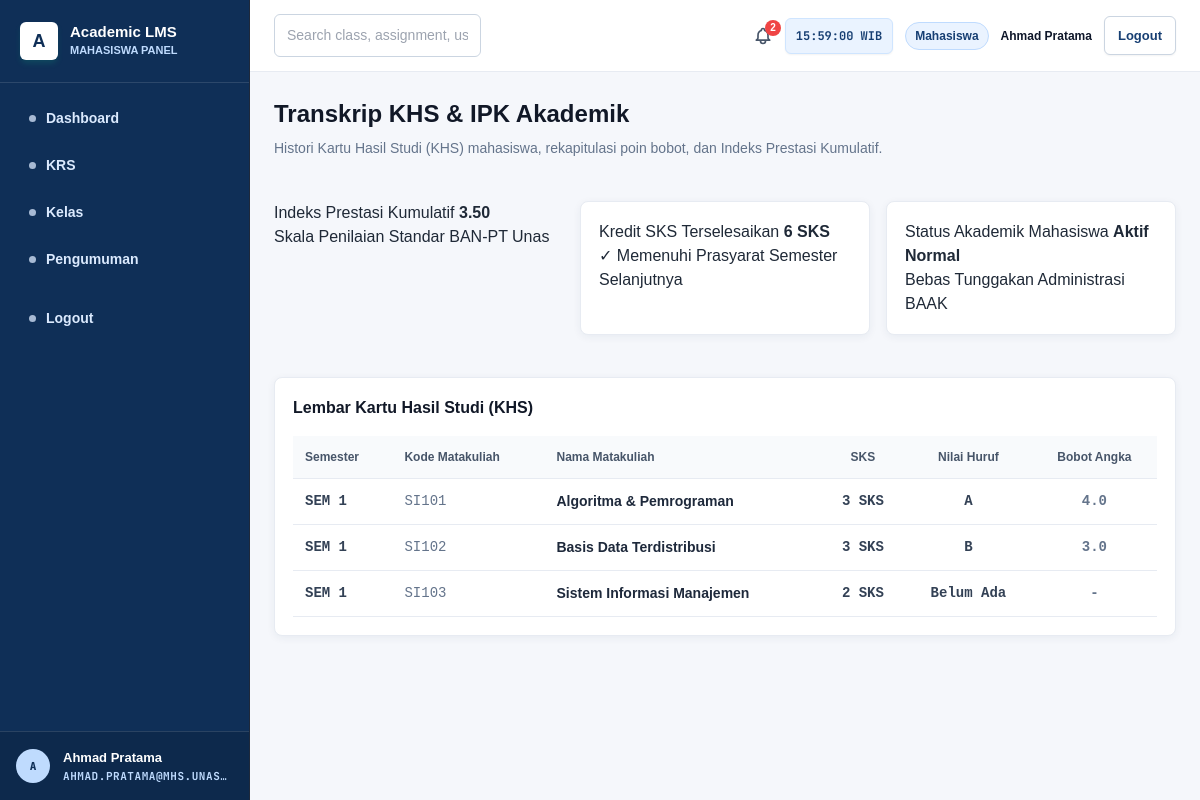
Page /mahasiswa/transkrip.php (signed in) on the committed database.
### tables this page shows
CREATE TABLE IF NOT EXISTS krs (
  id INT AUTO_INCREMENT PRIMARY KEY,
  mahasiswa_id INT NOT NULL,
  kelas_id INT NOT NULL,
  matakuliah_id INT NOT NULL,
  semester INT NOT NULL,
  grade VARCHAR(2) DEFAULT NULL,
  FOREIGN KEY (mahasiswa_id) REFERENCES mahasiswa(id) ON DELETE CASCADE,
  FOREIGN KEY (kelas_id) REFERENCES kelas(id) ON DELETE CASCADE,
  FOREIGN KEY (matakuliah_id) REFERENCES matakuliah(id) ON DELETE CASCADE
);

CREATE TABLE IF NOT EXISTS matakuliah (
  id INT AUTO_INCREMENT PRIMARY KEY,
  kode_matkul VARCHAR(20) NOT NULL UNIQUE,
  nama_matkul VARCHAR(150) NOT NULL,
  sks INT NOT NULL
);

### mahasiswa/transkrip.php (the view, shortened to what this page needs)
<?php
require_once __DIR__ . '/../auth/check_auth.php';
$mhs_id = $_SESSION['mahasiswa_id'] ?? 0;
$stmtTranscript = $pdo->prepare("
    SELECT krs.*, k.kode_kelas, m.nama_matkul, m.kode_matkul, m.sks, u.nama_lengkap AS nama_dosen
    FROM krs
    JOIN kelas k ON krs.kelas_id = k.id
    JOIN matakuliah m ON k.matakuliah_id = m.id
    LEFT JOIN dosen d ON k.dosen_id = d.id
    LEFT JOIN users u ON d.user_id = u.id
    WHERE krs.mahasiswa_id = :mhs
    ORDER BY krs.semester ASC, m.nama_matkul ASC
");
$stmtTranscript->execute(['mhs' => $mhs_id]);
$transcript_items = $stmtTranscript->fetchAll();
$total_sks_passed = 0;
$total_points = 0;
function convertGradeToPoint($grade) {
    switch(strtoupper($grade)) {
        case 'A': return 4.0;
        case 'B': return 3.0;
        default: return null;
    }
}
foreach($transcript_items as $item) {
    $point = convertGradeToPoint($item['grade']);
    if ($point !== null) {
        $total_sks_passed += $item['sks'];
        $total_points += ($point * $item['sks']);
    }
}
$ipk = $total_sks_passed > 0 ? round($total_points / $total_sks_passed, 2) : 0.0;
?>
<!DOCTYPE html>
<html lang="id">
<head>
    <script src="https://cdn.tailwindcss.com"></script>
    <link rel="stylesheet" href="../assets/css/app.css">
</head>
<body class="bg-slate-50">
    <?php include __DIR__ . '/../components/sidebar.php'; ?>
    <div class="main-content">
        <?php include __DIR__ . '/../components/header.php'; ?>
        <main class="page-container">
            <div class="page-header">
                <div>
                    <h1 class="page-title">Transkrip KHS & IPK Akademik</h1>
                    <p class="page-subtitle">Histori Kartu Hasil Studi (KHS) mahasiswa, rekapitulasi poin bobot, dan Indeks Prestasi Kumulatif.</p>
                </div>
            </div>
            <div class="three-col-grid">
                <div class="card-dark flex-col-between">
                    <div>
                        <span class="gpa-label">Indeks Prestasi Kumulatif</span>
                        <strong class="gpa-value"><?= number_format($ipk, 2) ?></strong>
                    </div>
                    <p class="gpa-footer">Skala Penilaian Standar BAN-PT Unas</p>
                </div>
                <div class="card flex-col-between">
                    <div>
                        <span class="stat-label-light">Kredit SKS Terselesaikan</span>
                        <strong class="stat-value-large"><?= $total_sks_passed ?> SKS</strong>
                    </div>
                    <p class="gpa-footer-success">✓ Memenuhi Prasyarat Semester Selanjutnya</p>
                </div>
                <div class="card flex-col-between">
                    <div>
                        <span class="stat-label-light">Status Akademik Mahasiswa</span>
                        <strong class="stat-value-large">Aktif Normal</strong>
                    </div>
                    <p class="gpa-footer-neutral">Bebas Tunggakan Administrasi BAAK</p>
                </div>
            </div>
            <div class="card">
                <h3 class="card-title mb-4">Lembar Kartu Hasil Studi (KHS)</h3>
                <div class="overflow-x-auto">
                    <table class="w-full text-left border-collapse">
                        <thead>
                            <tr>
                                <th class="table-header">Semester</th>
                                <th class="table-header">Kode Matakuliah</th>
                                <th class="table-header">Nama Matakuliah</th>
                                <th class="table-header text-center">SKS</th>
                                <th class="table-header text-center">Nilai Huruf</th>
                                <th class="table-header text-center">Bobot Angka</th>
                            </tr>
                        </thead>
                        <tbody>
                            <?php if (empty($transcript_items)): ?>
                                <tr>
                                    <td colspan="6" class="table-cell text-center text-slate-400 font-mono">Belum ada KHS yang diterbitkan untuk akun Anda.</td>
                                </tr>
                            <?php else: ?>
                                <?php foreach($transcript_items as $item): ?>
                                    <tr class="table-row-hover">
                                        <td class="table-cell font-mono font-bold">SEM <?= $item['semester'] ?></td>
                                        <td class="table-cell font-mono text-slate-500"><?= htmlspecialchars($item['kode_matkul']) ?></td>
                                        <td class="table-cell font-bold text-slate-800"><?= htmlspecialchars($item['nama_matkul']) ?></td>
                                        <td class="table-cell text-center font-mono font-bold"><?= $item['sks'] ?> SKS</td>
                                        <td class="table-cell text-center font-mono font-bold">
                                            <span class="badge-letter">
                                                <?= $item['grade'] !== null ? strtoupper($item['grade']) : 'Belum Ada' ?>
                                            </span>
                                        </td>
                                        <td class="table-cell text-center font-mono font-bold text-slate-500">
                                            <?= $item['grade'] !== null ? number_format(convertGradeToPoint($item['grade']), 1) : '-' ?>
                                        </td>
                                    </tr>
                                <?php endforeach; ?>
                            <?php endif; ?>
                        </tbody>
                    </table>
                </div>
            </div>
        </main>
    </div>
</body>
</html>

### assets/css/app.css (style rules this page uses)
body { font-family: 'Inter', sans-serif; color: #1e293b; background-color: #f8fafc; margin: 0; padding: 0; min-height: 100vh; display: flex; flex-direction: column; }
@media (min-width: 1024px) { body { flex-direction: row; } }
.font-mono { font-family: 'JetBrains Mono', monospace; }
.card { background-color: #ffffff; border: 1px solid #e2e8f0; border-radius: 1rem; padding: 1.25rem; box-shadow: 0 1px 3px 0 rgba(0, 0, 0, 0.05), 0 1px 2px 0 rgba(0, 0, 0, 0.03); transition: all 0.2s ease-in-out; }
.table-header { padding: 0.75rem 1rem; background-color: #f8fafc; border-bottom: 1px solid #f1f5f9; text-align: left; font-size: 10px; font-weight: 700; color: #94a3b8; text-transform: uppercase; letter-spacing: 0.05em; font-family: 'JetBrains Mono', monospace; }
.table-cell { padding: 0.875rem 1rem; font-size: 0.75rem; color: #475569; font-weight: 500; border-bottom: 1px solid #f1f5f9; }
.main-content { flex: 1 1 0%; display: flex; flex-direction: column; min-height: 100vh; }
.page-container { padding: 1.5rem; display: flex; flex-direction: column; gap: 1.5rem; flex: 1 1 0%; max-width: 1600px; width: 100%; margin-left: auto; margin-right: auto; box-sizing: border-box; }
.page-header { display: flex; flex-direction: column; gap: 1rem; }
@media (min-width: 768px) { .page-header { flex-direction: row; align-items: center; justify-content: space-between; } }
.page-title { font-size: 1.5rem; font-family: 'Space Grotesk', sans-serif; font-weight: 700; color: #0f172a; letter-spacing: -0.025em; text-transform: uppercase; margin: 0; }
.page-subtitle { font-size: 0.75rem; color: #64748b; font-weight: 500; margin-top: 0.25rem; margin-bottom: 0; }
.card-title { font-family: 'Space Grotesk', sans-serif; font-weight: 700; color: #0f172a; font-size: 0.875rem; text-transform: uppercase; margin: 0 0 1rem 0; }
.three-col-grid { display: grid; grid-template-columns: repeat(1, minmax(0, 1fr)); gap: 1rem; }
@media (min-width: 768px) { .three-col-grid { grid-template-columns: repeat(3, minmax(0, 1fr)); } }
:root { --blue-900: #0f2f57; --blue-800: #173f73; --blue-700: #1d5fa7; --blue-100: #eaf3ff; --gray-50: #f5f7fb; --gray-100: #e7ebf2; --gray-500: #64748b; --gray-800: #1f2937; --green: #16a34a; --orange: #f59e0b; --red: #dc2626; }
* { box-sizing: border-box; }
body { font-family: Arial, Helvetica, sans-serif; background: var(--gray-50); color: var(--gray-800); display: flex; min-height: 100vh; }
.main-content { min-width: 0; flex: 1; background: var(--gray-50); }
.page-container { padding: 24px; max-width: 1400px; margin: 0 auto; width: 100%; }
.page-header { display: flex; justify-content: space-between; gap: 16px; align-items: flex-start; margin-bottom: 18px; }
.page-title { margin: 0; font-size: 24px; color: #111827; font-family: Arial, Helvetica, sans-serif; text-transform: none; letter-spacing: 0; }
.page-subtitle { margin: 6px 0 0; color: var(--gray-500); font-size: 14px; }
.stat-card, .card { background: #ffffff; border: 1px solid var(--gray-100); border-radius: 8px; box-shadow: 0 2px 8px rgba(15, 47, 87, .06); }
.card { padding: 18px; margin-bottom: 18px; }
.card-title { margin: 0 0 14px; font-size: 16px; color: #111827; font-family: Arial, Helvetica, sans-serif; text-transform: none; }
table { width: 100%; border-collapse: collapse; }
.table-header, th { background: #f8fafc; color: #475569; font-size: 12px; font-weight: 700; text-align: left; padding: 12px; border-bottom: 1px solid var(--gray-100); font-family: Arial, Helvetica, sans-serif; text-transform: none; letter-spacing: 0; }
.table-cell, td { padding: 12px; border-bottom: 1px solid var(--gray-100); font-size: 14px; color: #334155; }

### rows in the picture
krs: semester "1", matakuliah.kode_matkul "SI101", matakuliah.nama_matkul "Algoritma & Pemrograman", matakuliah.sks "3", grade "A", grade "4.0"
krs: semester "1", matakuliah.kode_matkul "SI102", matakuliah.nama_matkul "Basis Data Terdistribusi", matakuliah.sks "3", grade "B", grade "3.0"
krs: semester "1", matakuliah.kode_matkul "SI103", matakuliah.nama_matkul "Sistem Informasi Manajemen", matakuliah.sks "2", shows "Belum Ada"

### other values in the picture
$current_role "MAHASISWA"
$item[0] "Dashboard"
$item[0] "KRS"
$item[0] "Kelas"
$item[0] "Pengumuman"
substr($_SESSION['nama_lengkap'] ?? 'U', 0, 1) "A"
$_SESSION['nama_lengkap'] "Ahmad Pratama"
$_SESSION['email'] "AHMAD.PRATAMA@MHS.UNAS…"
$notif_count "2"
$current_role "Mahasiswa"
$user_display_name "Ahmad Pratama"
$ipk "3.50"
$total_sks_passed "6"
